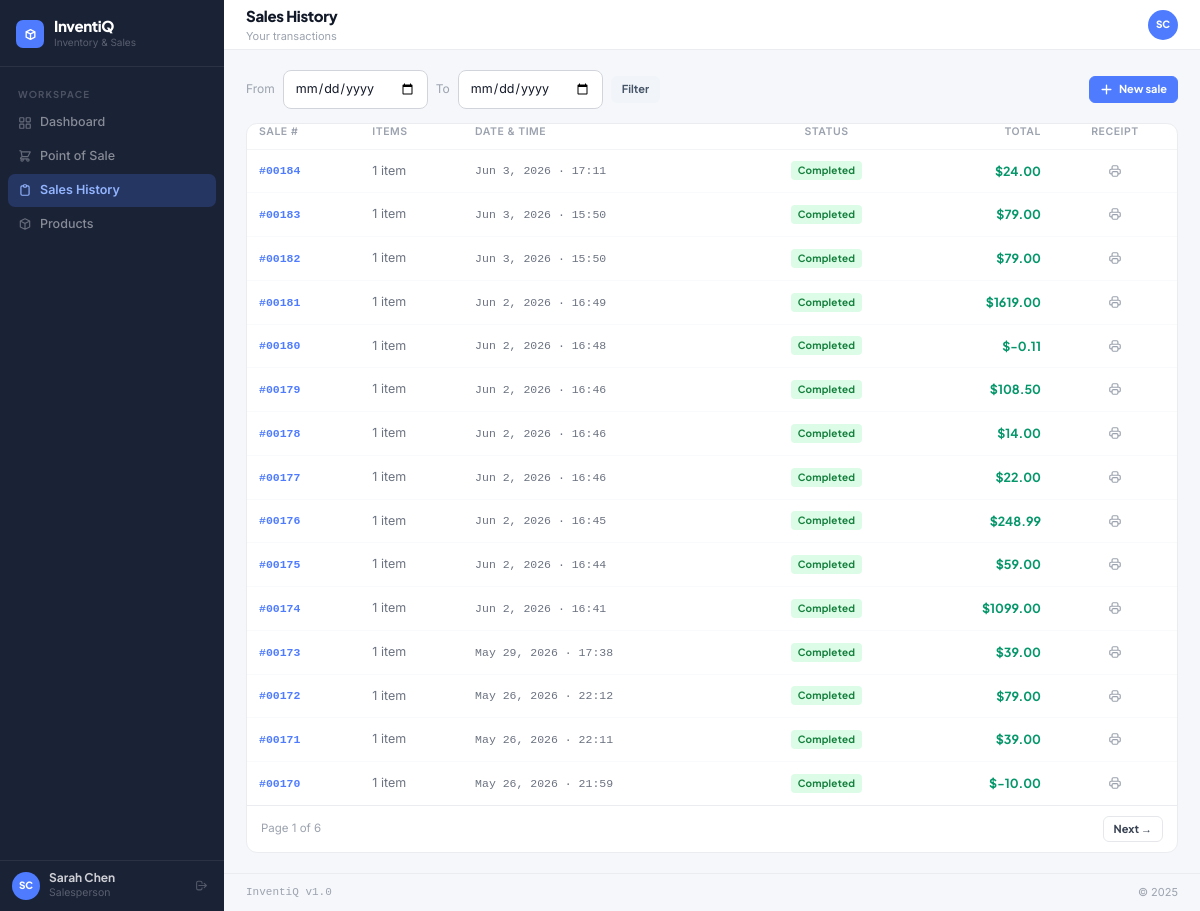
The page /sales/ (signed in) on the database its author committed.
### accounts/models.py (models this page shows, shortened)
class User(AbstractUser):
    ROLE_CHOICES = [('manager', 'Manager'), ('salesperson', 'Salesperson')]
    role = models.CharField(max_length=20, choices=ROLE_CHOICES, default='salesperson')
    phone = models.CharField(max_length=20, blank=True)
    avatar_initials = models.CharField(max_length=3, blank=True)
    @property
    def is_manager(self):
        return self.role == 'manager'
    @property
    def full_name(self):
        return self.get_full_name() or self.username

### sales/models.py (models this page shows, shortened)
class Sale(models.Model):
    STATUS_CHOICES = [('completed', 'Completed'), ('voided', 'Voided')]
    salesperson = models.ForeignKey(settings.AUTH_USER_MODEL, on_delete=models.SET_NULL, null=True, related_name='sales')
    total_amount = models.DecimalField(max_digits=12, decimal_places=2, default=Decimal('0.00'))
    discount_amount = models.DecimalField(max_digits=10, decimal_places=2, default=Decimal('0.00'))
    status = models.CharField(max_length=20, choices=STATUS_CHOICES, default='completed')
    notes = models.TextField(blank=True)
    created_at = models.DateTimeField(auto_now_add=True)
    class Meta:
        ordering = ['-created_at']
    @property
    def item_count(self):
        return sum(item.quantity for item in self.items.all())

class SaleItem(models.Model):
    sale = models.ForeignKey(Sale, on_delete=models.CASCADE, related_name='items')
    product = models.ForeignKey('inventory.Product', on_delete=models.PROTECT, related_name='sale_items')
    quantity = models.PositiveIntegerField()
    unit_price = models.DecimalField(max_digits=10, decimal_places=2)
    cost_price = models.DecimalField(max_digits=10, decimal_places=2)
    class Meta:
        unique_together = ['sale', 'product']

### sales/views.py (the view)
# urls.py: path('', views.sale_list, name='sale_list'),
@login_required
def sale_list(request):
    sales = Sale.objects.select_related('salesperson').prefetch_related('items__product')
    if not request.user.is_manager:
        sales = sales.filter(salesperson=request.user)
    date_from = request.GET.get('date_from', '')
    date_to = request.GET.get('date_to', '')
    if date_from:
        sales = sales.filter(created_at__date__gte=date_from)
    if date_to:
        sales = sales.filter(created_at__date__lte=date_to)
    page = Paginator(sales, 15).get_page(request.GET.get('page'))
    return render(request, 'sales/sale_list.html', {'sales': page, 'date_from': date_from, 'date_to': date_to})

### templates/sales/sale_list.html (shortened to what this page needs)
{% extends "layouts/base.html" %}
{% block page_title %}Sales History{% endblock %}
{% block page_subtitle %}{% if user.is_manager %}All transactions{% else %}Your transactions{% endif %}{% endblock %}
{% block content %}
<div style="display:flex;justify-content:space-between;align-items:center;margin-bottom:14px;flex-wrap:wrap;gap:10px;">
  <form method="get" style="display:flex;align-items:center;gap:8px;flex-wrap:wrap;" aria-label="Filter sales by date">
    <label for="date_from" style="font-size:12px;color:#9ca3af;font-family:'Inter',sans-serif;">From</label>
    <input type="date" name="date_from" id="date_from" value="{{ date_from }}" class="field" style="width:145px;">
    <label for="date_to" style="font-size:12px;color:#9ca3af;font-family:'Inter',sans-serif;">To</label>
    <input type="date" name="date_to" id="date_to" value="{{ date_to }}" class="field" style="width:145px;">
    <button type="submit" class="btn btn-ghost btn-sm">Filter</button>
  </form>
  <a href="{% url 'sales:pos' %}" class="btn btn-primary btn-sm">
    <svg fill="none" stroke="currentColor" viewBox="0 0 24 24" stroke-width="2.5" aria-hidden="true"><path stroke-linecap="round" stroke-linejoin="round" d="M12 4v16m8-8H4"/></svg>
    New sale
  </a>
</div>
<div class="card" style="padding:0;overflow:hidden;">
  <div style="overflow-x:auto;">
    <table class="tbl" aria-label="Sales transactions">
      <thead><tr>
        <th scope="col">Sale #</th>
        <th scope="col">Items</th>
        <th scope="col">Date &amp; time</th>
        <th scope="col" style="text-align:center;">Status</th>
        <th scope="col" style="text-align:right;">Total</th>
        <th scope="col" style="text-align:center;">Receipt</th>
      </tr></thead>
      <tbody>
        {% for sale in sales %}
        <tr>
          <td class="sid"><a href="{% url 'sales:sale_detail' sale.pk %}" style="color:#4F7CFF;text-decoration:none;">#{{ sale.pk|stringformat:"05d" }}</a></td>
          <td>{{ sale.item_count }} item{{ sale.item_count|pluralize }}</td>
          <td class="mn">{{ sale.created_at|date:"M j, Y · H:i" }}</td>
          <td style="text-align:center;">{% if sale.status == 'completed' %}<span class="badge badge-green">Completed</span>{% else %}<span class="badge badge-red">Voided</span>{% endif %}</td>
          <td class="money">${{ sale.total_amount|floatformat:2 }}</td>
          <td style="text-align:center;">
            <a href="{% url 'sales:sale_receipt' sale.pk %}" style="padding:5px;display:inline-flex;border-radius:6px;color:#9ca3af;transition:all .14s;" aria-label="Print receipt for sale #{{ sale.pk|stringformat:'05d' }}">
            </a>
          </td>
        </tr>
        {% empty %}<tr><td colspan="7" style="text-align:center;padding:32px;color:#9ca3af;">No sales found.</td></tr>{% endfor %}
      </tbody>
    </table>
  </div>
  {% if sales.has_other_pages %}
  <nav style="padding:10px 14px;border-top:1px solid #eaecf0;display:flex;justify-content:space-between;align-items:center;" aria-label="Pagination">
    <p style="font-size:11.5px;color:#9ca3af;font-family:'Inter',sans-serif;">Page {{ sales.number }} of {{ sales.paginator.num_pages }}</p>
    <div style="display:flex;gap:6px;">
      {% if sales.has_next %}<a href="?page={{ sales.next_page_number }}&date_from={{ date_from }}&date_to={{ date_to }}" class="btn btn-secondary btn-sm">Next →</a>{% endif %}
    </div>
  </nav>
  {% endif %}
</div>
{% endblock %}

### templates/layouts/base.html (shortened to what this page needs)
<!DOCTYPE html>
<html lang="en">
<head>
    <script src="https://cdn.tailwindcss.com"></script>
</head>
<body>
{% if user.is_authenticated %}
<div style="display:flex;min-height:100vh;">
    <aside class="sidebar" id="sidebar" aria-label="Main navigation">
        <div class="sidebar-logo">
            <div class="sidebar-icon" aria-hidden="true">
                <svg fill="none" stroke="#fff" viewBox="0 0 24 24" stroke-width="2.5">
                    <path stroke-linecap="round" stroke-linejoin="round" d="M20 7l-8-4-8 4m16 0l-8 4m8-4v10l-8 4m0-10L4 7m8 4v10M4 7v10l8 4"/>
                </svg>
            </div>
            <div>
                <div class="sidebar-brand">InventiQ</div>
                <div class="sidebar-tagline">Inventory & Sales</div>
            </div>
        </div>
        <nav class="sidebar-nav" aria-label="Primary navigation">
            <div class="nav-section">Workspace</div>
            <a href="{% url 'dashboard:index' %}" class="nav-item {% if request.resolver_match.app_name == 'dashboard' %}active{% endif %}" aria-current="{% if request.resolver_match.app_name == 'dashboard' %}page{% endif %}">
                <svg fill="none" stroke="currentColor" viewBox="0 0 24 24" stroke-width="2" aria-hidden="true"><rect x="3" y="3" width="7" height="7" rx="1"/><rect x="14" y="3" width="7" height="7" rx="1"/><rect x="14" y="14" width="7" height="7" rx="1"/><rect x="3" y="14" width="7" height="7" rx="1"/></svg>
                Dashboard
            </a>
            <a href="{% url 'sales:pos' %}" class="nav-item {% if request.resolver_match.view_name == 'sales:pos' %}active{% endif %}" aria-current="{% if request.resolver_match.view_name == 'sales:pos' %}page{% endif %}">
                <svg fill="none" stroke="currentColor" viewBox="0 0 24 24" stroke-width="2" aria-hidden="true"><path stroke-linecap="round" stroke-linejoin="round" d="M3 3h2l.4 2M7 13h10l4-8H5.4M7 13L5.4 5M7 13l-2.293 2.293c-.63.63-.184 1.707.707 1.707H17m0 0a2 2 0 100 4 2 2 0 000-4zm-8 2a2 2 0 11-4 0 2 2 0 014 0z"/></svg>
                Point of Sale
            </a>
            <a href="{% url 'sales:sale_list' %}" class="nav-item {% if request.resolver_match.app_name == 'sales' and request.resolver_match.view_name != 'sales:pos' %}active{% endif %}">
                <svg fill="none" stroke="currentColor" viewBox="0 0 24 24" stroke-width="2" aria-hidden="true"><path stroke-linecap="round" stroke-linejoin="round" d="M9 5H7a2 2 0 00-2 2v12a2 2 0 002 2h10a2 2 0 002-2V7a2 2 0 00-2-2h-2M9 5a2 2 0 002 2h2a2 2 0 002-2M9 5a2 2 0 012-2h2a2 2 0 012 2"/></svg>
                Sales History
            </a>
            <a href="{% url 'inventory:product_list' %}" class="nav-item {% if request.resolver_match.app_name == 'inventory' %}active{% endif %}">
                <svg fill="none" stroke="currentColor" viewBox="0 0 24 24" stroke-width="2" aria-hidden="true"><path stroke-linecap="round" stroke-linejoin="round" d="M20 7l-8-4-8 4m16 0l-8 4m8-4v10l-8 4m0-10L4 7m8 4v10M4 7v10l8 4"/></svg>
                Products
            </a>
        </nav>
        <div class="sidebar-footer">
            <div class="sidebar-user">
                <div class="user-avatar" aria-hidden="true">{{ user.avatar_initials|default:user.username|slice:":2"|upper }}</div>
                <div style="flex:1;min-width:0;">
                    <div class="user-name">{{ user.full_name }}</div>
                    <div class="user-role">{{ user.role|capfirst }}</div>
                </div>
                <a href="{% url 'accounts:logout' %}" style="color:rgba(255,255,255,.25);display:flex;align-items:center;padding:4px;border-radius:5px;transition:color .14s;" aria-label="Sign out">
                    <svg width="13" height="13" fill="none" stroke="currentColor" viewBox="0 0 24 24" stroke-width="2" aria-hidden="true"><path stroke-linecap="round" stroke-linejoin="round" d="M17 16l4-4m0 0l-4-4m4 4H7m6 4v1a3 3 0 01-3 3H6a3 3 0 01-3-3V7a3 3 0 013-3h4a3 3 0 013 3v1"/></svg>
                </a>
            </div>
        </div>
    </aside>
    <div style="flex:1;margin-left:224px;display:flex;flex-direction:column;min-height:100vh;">
        <header class="topbar" role="banner">
            <div style="display:flex;align-items:center;gap:12px;">
                <div>
                    <div class="page-title">{% block page_title %}Dashboard{% endblock %}</div>
                    <div class="page-sub">{% block page_subtitle %}{% endblock %}</div>
                </div>
            </div>
            <div style="display:flex;align-items:center;gap:8px;">
                <a href="{% url 'accounts:profile' %}" style="width:30px;height:30px;border-radius:50%;background:#4F7CFF;display:flex;align-items:center;justify-content:center;font-family:'Plus Jakarta Sans',sans-serif;font-size:10px;font-weight:800;color:#fff;text-decoration:none;" aria-label="Your profile">
                    {{ user.avatar_initials|default:user.username|slice:":2"|upper }}
                </a>
            </div>
        </header>
        <main id="main-content" class="page-enter" style="flex:1;padding:20px 22px;" tabindex="-1">
            {% block content %}{% endblock %}
        </main>
        <footer style="padding:10px 22px;border-top:1px solid #eaecf0;display:flex;justify-content:space-between;font-size:11px;color:#9ca3af;" role="contentinfo">
            <span style="font-family:ui-monospace,monospace;">InventiQ v1.0</span>
            <span>© 2025</span>
        </footer>
    </div>
</div>
{% endif %}
</body>
</html>

### rows shown on the page
User: avatar_initials "SC", full_name "Sarah Chen", role "Salesperson"
Sale: pk "00184", item_count "1", created_at "Jun 3, 2026 · 17:11", status "Completed", total_amount "24.00"
Sale: pk "00183", item_count "1", created_at "Jun 3, 2026 · 15:50", status "Completed", total_amount "79.00"
Sale: pk "00182", item_count "1", created_at "Jun 3, 2026 · 15:50", status "Completed", total_amount "79.00"
Sale: pk "00181", item_count "1", created_at "Jun 2, 2026 · 16:49", status "Completed", total_amount "1619.00"
Sale: pk "00180", item_count "1", created_at "Jun 2, 2026 · 16:48", status "Completed", total_amount "-0.11"
Sale: pk "00179", item_count "1", created_at "Jun 2, 2026 · 16:46", status "Completed", total_amount "108.50"
Sale: pk "00178", item_count "1", created_at "Jun 2, 2026 · 16:46", status "Completed", total_amount "14.00"
Sale: pk "00177", item_count "1", created_at "Jun 2, 2026 · 16:46", status "Completed", total_amount "22.00"
Sale: pk "00176", item_count "1", created_at "Jun 2, 2026 · 16:45", status "Completed", total_amount "248.99"
Sale: pk "00175", item_count "1", created_at "Jun 2, 2026 · 16:44", status "Completed", total_amount "59.00"
Sale: pk "00174", item_count "1", created_at "Jun 2, 2026 · 16:41", status "Completed", total_amount "1099.00"
Sale: pk "00173", item_count "1", created_at "May 29, 2026 · 17:38", status "Completed", total_amount "39.00"
Sale: pk "00172", item_count "1", created_at "May 26, 2026 · 22:12", status "Completed", total_amount "79.00"
Sale: pk "00171", item_count "1", created_at "May 26, 2026 · 22:11", status "Completed", total_amount "39.00"
Sale: pk "00170", item_count "1", created_at "May 26, 2026 · 21:59", status "Completed", total_amount "-10.00"

### other values the page prints
{{ sales.number }} "1"
{{ sales.paginator.num_pages }} "6"
